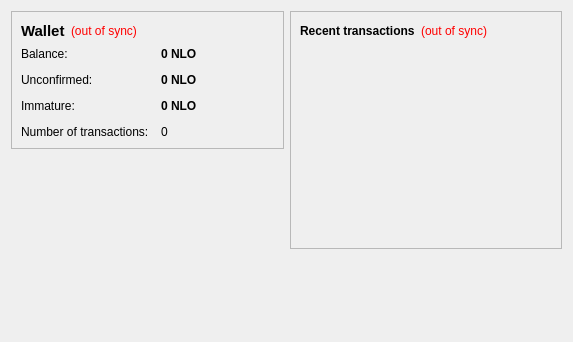
<?xml version="1.0" encoding="UTF-8"?>
<ui version="4.0">
 <class>OverviewPage</class>
 <widget class="QWidget" name="OverviewPage">
  <property name="geometry">
   <rect>
    <x>0</x>
    <y>0</y>
    <width>573</width>
    <height>342</height>
   </rect>
  </property>
  <property name="windowTitle">
   <string>Form</string>
  </property>
  <layout class="QHBoxLayout" name="horizontalLayout" stretch="1,1">
   <item>
    <layout class="QVBoxLayout" name="verticalLayout_2">
     <item>
      <widget class="QFrame" name="frame">
       <property name="frameShape">
        <enum>QFrame::StyledPanel</enum>
       </property>
       <property name="frameShadow">
        <enum>QFrame::Raised</enum>
       </property>
       <layout class="QVBoxLayout" name="verticalLayout_4">
        <item>
         <layout class="QHBoxLayout" name="horizontalLayout_4">
          <item>
           <widget class="QLabel" name="label_5">
            <property name="font">
             <font>
              <pointsize>11</pointsize>
              <weight>75</weight>
              <bold>true</bold>
             </font>
            </property>
            <property name="text">
             <string>Wallet</string>
            </property>
           </widget>
          </item>
          <item>
           <widget class="QLabel" name="labelWalletStatus">
            <property name="toolTip">
             <string>The displayed information may be out of date. Your wallet automatically synchronizes with the nlocoin network after a connection is established, but this process has not completed yet.</string>
            </property>
            <property name="styleSheet">
             <string notr="true">QLabel { color: red; }</string>
            </property>
            <property name="text">
             <string notr="true">(out of sync)</string>
            </property>
            <property name="alignment">
             <set>Qt::AlignLeading|Qt::AlignLeft|Qt::AlignVCenter</set>
            </property>
           </widget>
          </item>
          <item>
           <spacer name="horizontalSpacer_2">
            <property name="orientation">
             <enum>Qt::Horizontal</enum>
            </property>
            <property name="sizeHint" stdset="0">
             <size>
              <width>40</width>
              <height>20</height>
             </size>
            </property>
           </spacer>
          </item>
         </layout>
        </item>
        <item>
         <layout class="QFormLayout" name="formLayout_2">
          <property name="fieldGrowthPolicy">
           <enum>QFormLayout::AllNonFixedFieldsGrow</enum>
          </property>
          <property name="horizontalSpacing">
           <number>12</number>
          </property>
          <property name="verticalSpacing">
           <number>12</number>
          </property>
          <item row="0" column="0">
           <widget class="QLabel" name="label">
            <property name="text">
             <string>Balance:</string>
            </property>
           </widget>
          </item>
          <item row="0" column="1">
           <widget class="QLabel" name="labelBalance">
            <property name="font">
             <font>
              <weight>75</weight>
              <bold>true</bold>
             </font>
            </property>
            <property name="cursor">
             <cursorShape>IBeamCursor</cursorShape>
            </property>
            <property name="toolTip">
             <string>Your current balance</string>
            </property>
            <property name="text">
             <string notr="true">0 NLO</string>
            </property>
            <property name="textInteractionFlags">
             <set>Qt::LinksAccessibleByMouse|Qt::TextSelectableByKeyboard|Qt::TextSelectableByMouse</set>
            </property>
           </widget>
          </item>
          <item row="1" column="0">
           <widget class="QLabel" name="label_3">
            <property name="text">
             <string>Unconfirmed:</string>
            </property>
           </widget>
          </item>
          <item row="1" column="1">
           <widget class="QLabel" name="labelUnconfirmed">
            <property name="font">
             <font>
              <weight>75</weight>
              <bold>true</bold>
             </font>
            </property>
            <property name="cursor">
             <cursorShape>IBeamCursor</cursorShape>
            </property>
            <property name="toolTip">
             <string>Total of transactions that have yet to be confirmed, and do not yet count toward the current balance</string>
            </property>
            <property name="text">
             <string notr="true">0 NLO</string>
            </property>
            <property name="textInteractionFlags">
             <set>Qt::LinksAccessibleByMouse|Qt::TextSelectableByKeyboard|Qt::TextSelectableByMouse</set>
            </property>
           </widget>
          </item>
          <item row="3" column="0">
           <widget class="QLabel" name="label_2">
            <property name="text">
             <string>Number of transactions:</string>
            </property>
           </widget>
          </item>
          <item row="3" column="1">
           <widget class="QLabel" name="labelNumTransactions">
            <property name="toolTip">
             <string>Total number of transactions in wallet</string>
            </property>
            <property name="text">
             <string notr="true">0</string>
            </property>
           </widget>
          </item>
          <item row="2" column="0">
           <widget class="QLabel" name="labelImmatureText">
            <property name="text">
             <string>Immature:</string>
            </property>
           </widget>
          </item>
          <item row="2" column="1">
           <widget class="QLabel" name="labelImmature">
            <property name="font">
             <font>
              <weight>75</weight>
              <bold>true</bold>
             </font>
            </property>
            <property name="toolTip">
             <string>Mined balance that has not yet matured</string>
            </property>
            <property name="text">
             <string notr="true">0 NLO</string>
            </property>
            <property name="textInteractionFlags">
             <set>Qt::LinksAccessibleByMouse|Qt::TextSelectableByKeyboard|Qt::TextSelectableByMouse</set>
            </property>
           </widget>
          </item>
         </layout>
        </item>
       </layout>
      </widget>
     </item>
     <item>
      <spacer name="verticalSpacer">
       <property name="orientation">
        <enum>Qt::Vertical</enum>
       </property>
       <property name="sizeHint" stdset="0">
        <size>
         <width>20</width>
         <height>40</height>
        </size>
       </property>
      </spacer>
     </item>
    </layout>
   </item>
   <item>
    <layout class="QVBoxLayout" name="verticalLayout_3">
     <item>
      <widget class="QFrame" name="frame_2">
       <property name="frameShape">
        <enum>QFrame::StyledPanel</enum>
       </property>
       <property name="frameShadow">
        <enum>QFrame::Raised</enum>
       </property>
       <layout class="QVBoxLayout" name="verticalLayout">
        <item>
         <layout class="QHBoxLayout" name="horizontalLayout_2">
          <item>
           <widget class="QLabel" name="label_4">
            <property name="text">
             <string>&lt;b&gt;Recent transactions&lt;/b&gt;</string>
            </property>
           </widget>
          </item>
          <item>
           <widget class="QLabel" name="labelTransactionsStatus">
            <property name="toolTip">
             <string>The displayed information may be out of date. Your wallet automatically synchronizes with the nlocoin network after a connection is established, but this process has not completed yet.</string>
            </property>
            <property name="styleSheet">
             <string notr="true">QLabel { color: red; }</string>
            </property>
            <property name="text">
             <string notr="true">(out of sync)</string>
            </property>
            <property name="alignment">
             <set>Qt::AlignRight|Qt::AlignTrailing|Qt::AlignVCenter</set>
            </property>
           </widget>
          </item>
          <item>
           <spacer name="horizontalSpacer">
            <property name="orientation">
             <enum>Qt::Horizontal</enum>
            </property>
            <property name="sizeHint" stdset="0">
             <size>
              <width>40</width>
              <height>20</height>
             </size>
            </property>
           </spacer>
          </item>
         </layout>
        </item>
        <item>
         <widget class="QListView" name="listTransactions">
          <property name="styleSheet">
           <string notr="true">QListView { background: transparent; }</string>
          </property>
          <property name="frameShape">
           <enum>QFrame::NoFrame</enum>
          </property>
          <property name="verticalScrollBarPolicy">
           <enum>Qt::ScrollBarAlwaysOff</enum>
          </property>
          <property name="horizontalScrollBarPolicy">
           <enum>Qt::ScrollBarAlwaysOff</enum>
          </property>
          <property name="selectionMode">
           <enum>QAbstractItemView::NoSelection</enum>
          </property>
         </widget>
        </item>
       </layout>
      </widget>
     </item>
     <item>
      <spacer name="verticalSpacer_2">
       <property name="orientation">
        <enum>Qt::Vertical</enum>
       </property>
       <property name="sizeHint" stdset="0">
        <size>
         <width>20</width>
         <height>40</height>
        </size>
       </property>
      </spacer>
     </item>
    </layout>
   </item>
  </layout>
 </widget>
 <resources/>
 <connections/>
</ui>
